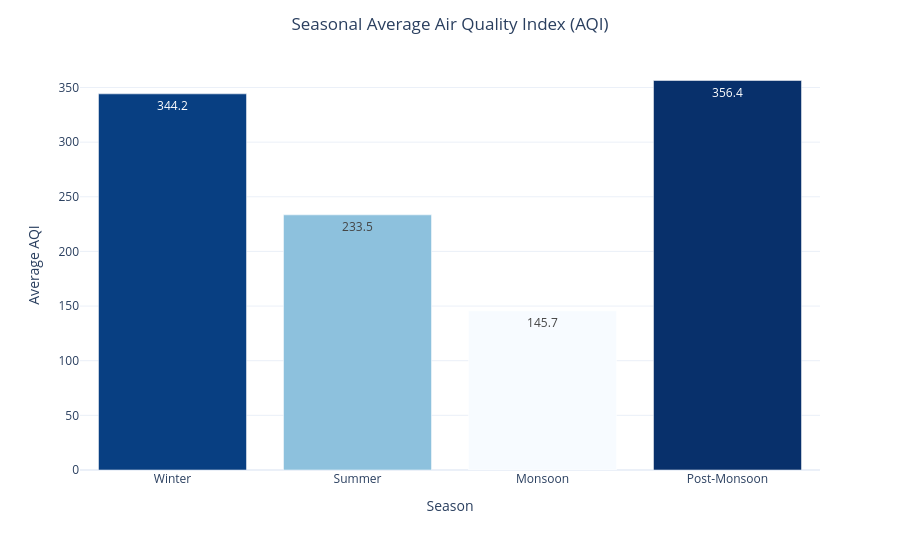

The code cell stored with this chart in its notebook:
### Markdown cell above
### 5.3.1 Seasonal Average Air Quality Index (AQI)

Seasonal aggregation of AQI provides a clearer understanding of how air quality varies throughout the year. Comparing the average AQI across seasons helps identify periods of persistent pollution and provides a basis for examining whether these periods coincide with seasonal fire activity and changing meteorological conditions.

### Code cell
fig = px.bar(
    seasonal_df,
    x="Season",
    y="AQI",
    color="AQI",
    color_continuous_scale="Blues",
    text_auto=".1f"
)

fig.update_layout(
    title={
        "text": "Seasonal Average Air Quality Index (AQI)",
        "x": 0.5
    },
    xaxis_title="Season",
    yaxis_title="Average AQI",
    coloraxis_showscale=False,
    template="plotly_white"
)

fig.show()

### Figure 1 — Plotly figure (JSON) as saved in the notebook; plotly's stock layout.template omitted (floating-point values rounded to 4 significant figures)
{"data": [{"hovertemplate": "Season=%{x}<br>AQI=%{marker.color}<extra></extra>", "legendgroup": "", "marker": {"color": [344.2, 233.5, 145.7, 356.4], "coloraxis": "coloraxis", "pattern": {"shape": ""}}, "name": "", "orientation": "v", "showlegend": false, "textposition": "auto", "texttemplate": "%{y:.1f}", "type": "bar", "x": ["Winter", "Summer", "Monsoon", "Post-Monsoon"], "xaxis": "x", "y": [344.2, 233.5, 145.7, 356.4], "yaxis": "y"}], "layout": {"barmode": "relative", "coloraxis": {"colorbar": {"title": {"text": "AQI"}}, "colorscale": [[0, "rgb(247,251,255)"], [0.125, "rgb(222,235,247)"], [0.25, "rgb(198,219,239)"], [0.375, "rgb(158,202,225)"], [0.5, "rgb(107,174,214)"], [0.625, "rgb(66,146,198)"], [0.75, "rgb(33,113,181)"], [0.875, "rgb(8,81,156)"], [1, "rgb(8,48,107)"]], "showscale": false}, "height": 550, "legend": {"tracegroupgap": 0}, "margin": {"t": 60}, "title": {"text": "Seasonal Average Air Quality Index (AQI)", "x": 0.5}, "width": 900, "xaxis": {"anchor": "y", "domain": [0, 1], "title": {"text": "Season"}}, "yaxis": {"anchor": "x", "domain": [0, 1], "title": {"text": "Average AQI"}}}}
